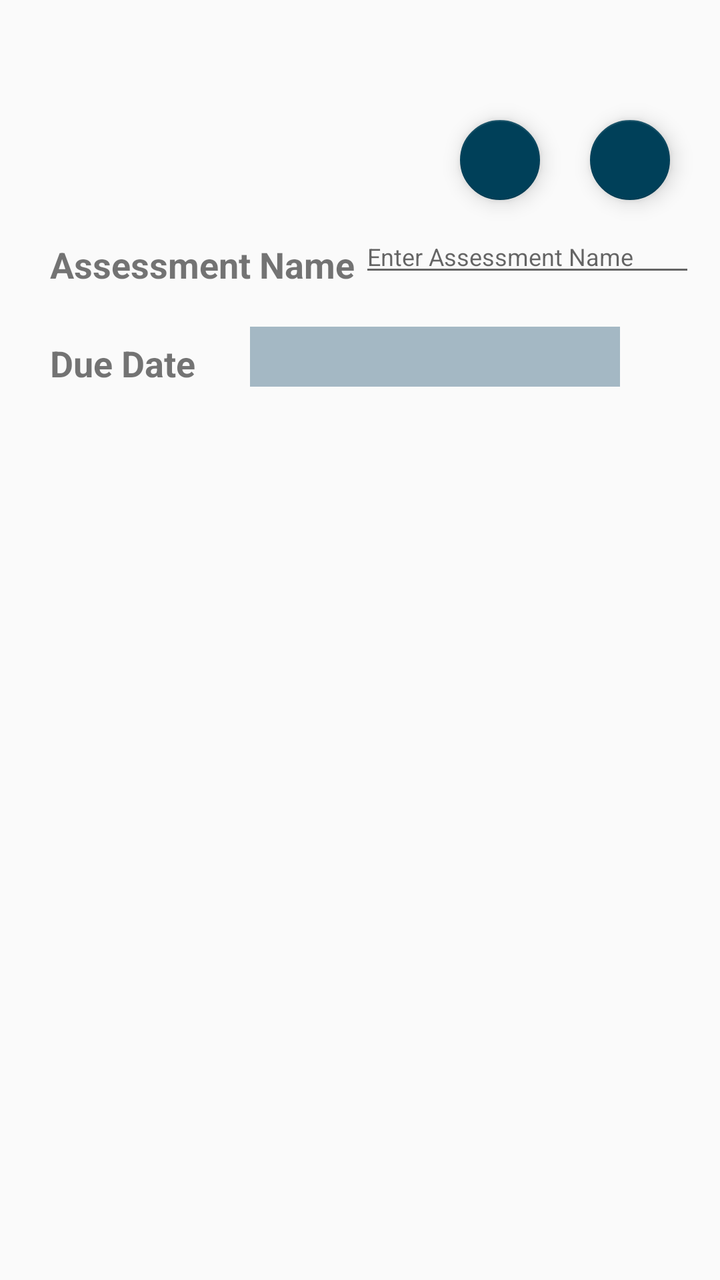
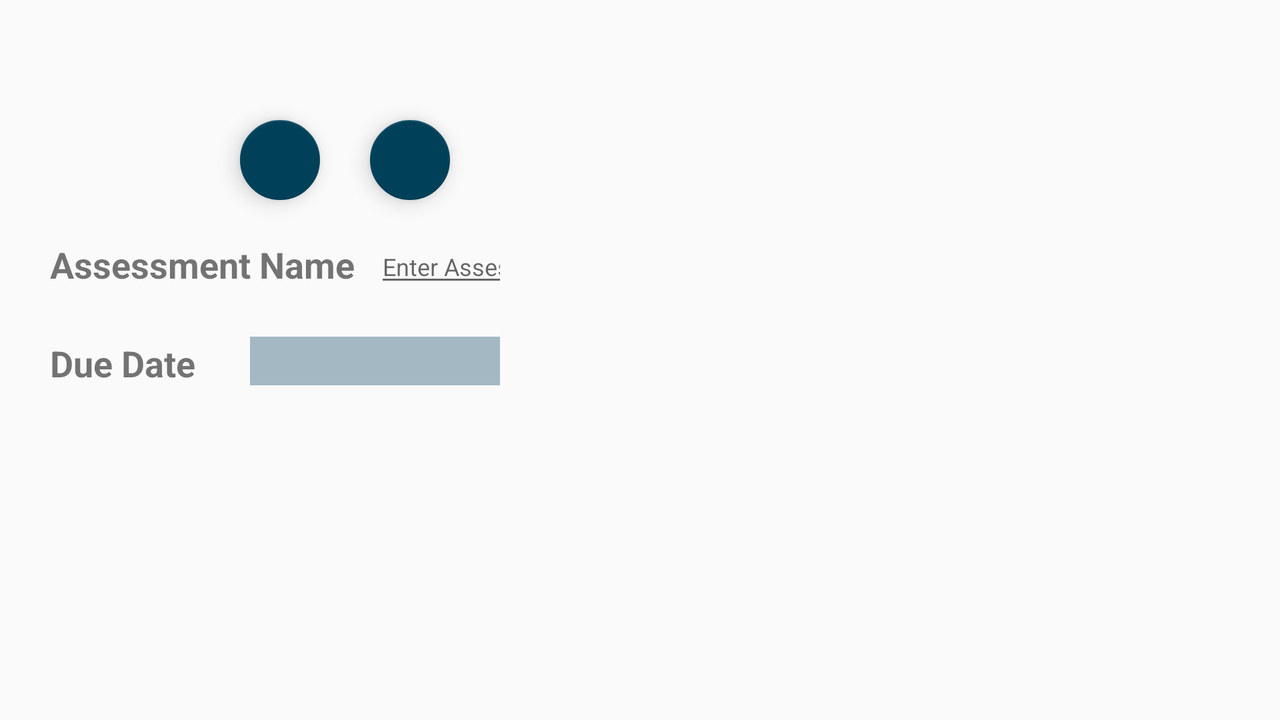

An Android layout and its configuration variant, each rendered on a device that would load it. The default file and the variant file are quoted in full after the pictures.
<!-- AndroidManifest.xml: application theme AppTheme -->
<!-- res/layout/content_assessment_detail.xml -->
<?xml version="1.0" encoding="utf-8"?>
<androidx.constraintlayout.widget.ConstraintLayout xmlns:android="http://schemas.android.com/apk/res/android"
    xmlns:app="http://schemas.android.com/apk/res-auto"
    xmlns:tools="http://schemas.android.com/tools"
    android:layout_width="match_parent"
    android:layout_height="match_parent"
    app:layout_behavior="@string/appbar_scrolling_view_behavior"
    tools:context=".AssessmentDetailActivity"
    tools:showIn="@layout/activity_assessment_detail">

    <TextView
        android:id="@+id/assessmentName"
        android:layout_width="wrap_content"
        android:layout_height="wrap_content"
        android:layout_marginStart="25dp"
        android:layout_marginTop="120dp"
        android:text="@string/assessment_name"
        android:textSize="18sp"
        android:textStyle="bold"
        app:layout_constraintStart_toStartOf="parent"
        app:layout_constraintTop_toTopOf="parent" />

    <EditText
        android:id="@+id/editAssessment"
        android:layout_width="wrap_content"
        android:layout_height="wrap_content"
        android:layout_marginStart="5dp"
        android:layout_marginTop="110dp"
        android:layout_marginEnd="15dp"
        android:ems="12"
        android:hint="@string/enter_assessment_name"
        android:importantForAutofill="no"
        android:inputType="textPersonName"
        android:textSize="12sp"
        app:layout_constraintEnd_toEndOf="parent"
        app:layout_constraintStart_toEndOf="@+id/assessmentName"
        app:layout_constraintTop_toTopOf="parent" />

    <TextView
        android:id="@+id/assessmentDue"
        android:layout_width="wrap_content"
        android:layout_height="wrap_content"
        android:layout_marginStart="25dp"
        android:layout_marginTop="25dp"
        android:text="@string/due_date"
        android:textSize="18sp"
        android:textStyle="bold"
        app:layout_constraintStart_toStartOf="parent"
        app:layout_constraintTop_toBottomOf="@+id/assessmentName" />

    <TextView
        android:id="@+id/dueDateSelected"
        android:layout_width="0dp"
        android:layout_height="30dp"
        android:layout_marginStart="125dp"
        android:layout_marginTop="20dp"
        android:layout_marginEnd="50dp"
        android:background="@color/backgroundHighlight"
        android:textAlignment="center"
        android:textSize="18sp"
        android:textStyle="bold"
        app:layout_constraintEnd_toEndOf="parent"
        app:layout_constraintStart_toStartOf="parent"
        app:layout_constraintTop_toBottomOf="@+id/editAssessment" />

    <com.google.android.material.floatingactionbutton.FloatingActionButton
        android:id="@+id/save_fab"
        android:layout_width="wrap_content"
        android:layout_height="wrap_content"
        android:layout_marginTop="60dp"
        android:layout_marginEnd="25dp"
        android:clickable="true"
        app:fabSize="mini"
        app:layout_constraintEnd_toStartOf="@+id/delete_fab"
        app:layout_constraintTop_toTopOf="parent"
        app:srcCompat="@drawable/ic_save" />

    <com.google.android.material.floatingactionbutton.FloatingActionButton
        android:id="@+id/delete_fab"
        android:layout_width="wrap_content"
        android:layout_height="56dp"
        android:layout_marginTop="60dp"
        android:layout_marginEnd="25dp"
        android:clickable="true"
        app:fabSize="mini"
        app:layout_constraintEnd_toEndOf="parent"
        app:layout_constraintTop_toTopOf="parent"
        app:srcCompat="@drawable/ic_delete" />



</androidx.constraintlayout.widget.ConstraintLayout>
<!-- res/layout/activity_assessment_detail.xml (included above) -->
<?xml version="1.0" encoding="utf-8"?>
<androidx.coordinatorlayout.widget.CoordinatorLayout xmlns:android="http://schemas.android.com/apk/res/android"
    xmlns:app="http://schemas.android.com/apk/res-auto"
    xmlns:tools="http://schemas.android.com/tools"
    android:layout_width="match_parent"
    android:layout_height="match_parent"
    tools:context=".AssessmentDetailActivity">

    <com.google.android.material.appbar.AppBarLayout
        android:layout_width="match_parent"
        android:layout_height="wrap_content"
        android:theme="@style/AppTheme.AppBarOverlay">

        <androidx.appcompat.widget.Toolbar
            android:id="@+id/toolbar"
            android:layout_width="match_parent"
            android:layout_height="?attr/actionBarSize"
            android:background="?attr/colorPrimary"
            app:popupTheme="@style/AppTheme.PopupOverlay" />

    </com.google.android.material.appbar.AppBarLayout>

    <include
        layout="@layout/content_assessment_detail"
        android:layout_width="match_parent"
        android:layout_height="match_parent"
        android:visibility="visible"
        />

</androidx.coordinatorlayout.widget.CoordinatorLayout>
<!-- resources referenced by this layout -->
<resources>
  <color name="backgroundHighlight">#A4B8C4</color>
  <string name="assessment_name">Assessment Name</string>
  <string name="due_date">Due Date</string>
  <string name="enter_assessment_name">Enter Assessment Name</string>
  <style name="AppTheme.AppBarOverlay" parent="ThemeOverlay.AppCompat.Dark.ActionBar" />
  <style name="AppTheme.PopupOverlay" parent="ThemeOverlay.AppCompat.Light" />
  <style name="AppTheme" parent="Theme.AppCompat.Light.DarkActionBar">
          
          <item name="colorPrimary">@color/colorPrimary</item>
          <item name="colorPrimaryDark">@color/colorPrimaryDark</item>
          <item name="colorAccent">@color/colorAccent</item>
      </style>
  <color name="colorPrimary">#005676</color>
  <color name="colorPrimaryDark">#333333</color>
  <color name="colorAccent">#004059</color>
</resources>
<!-- res/layout-land/content_assessment_detail.xml (the repository's variant of the layout above) -->
<!-- drawn on the phone turned sideways -->
<?xml version="1.0" encoding="utf-8"?>
<androidx.constraintlayout.widget.ConstraintLayout xmlns:android="http://schemas.android.com/apk/res/android"
    xmlns:app="http://schemas.android.com/apk/res-auto"
    xmlns:tools="http://schemas.android.com/tools"
    android:layout_width="250dp"
    android:layout_height="match_parent"
    app:layout_behavior="@string/appbar_scrolling_view_behavior"
    tools:context=".AssessmentDetailActivity"
    tools:showIn="@layout/activity_assessment_detail">

    <TextView
        android:id="@+id/assessmentName"
        android:layout_width="wrap_content"
        android:layout_height="wrap_content"
        android:layout_marginStart="25dp"
        android:layout_marginTop="120dp"
        android:text="@string/assessment_name"
        android:textSize="18sp"
        android:textStyle="bold"
        app:layout_constraintStart_toStartOf="parent"
        app:layout_constraintTop_toTopOf="parent" />

    <EditText
        android:id="@+id/editAssessment"
        android:layout_width="wrap_content"
        android:layout_height="wrap_content"
        android:layout_marginStart="10dp"
        android:layout_marginTop="115dp"
        android:ems="12"
        android:hint="@string/enter_assessment_name"
        android:importantForAutofill="no"
        android:inputType="textPersonName"
        android:textSize="12sp"
        app:layout_constraintStart_toEndOf="@+id/assessmentName"
        app:layout_constraintTop_toTopOf="parent" />

    <TextView
        android:id="@+id/assessmentDue"
        android:layout_width="wrap_content"
        android:layout_height="wrap_content"
        android:layout_marginStart="25dp"
        android:layout_marginTop="25dp"
        android:text="@string/due_date"
        android:textSize="18sp"
        android:textStyle="bold"
        app:layout_constraintStart_toStartOf="parent"
        app:layout_constraintTop_toBottomOf="@+id/assessmentName" />

    <TextView
        android:id="@+id/dueDateSelected"
        android:layout_width="250dp"
        android:layout_height="wrap_content"
        android:layout_marginStart="125dp"
        android:layout_marginTop="20dp"
        android:background="@color/backgroundHighlight"
        android:textAlignment="center"
        android:textSize="18sp"
        android:textStyle="bold"
        app:layout_constraintStart_toStartOf="parent"
        app:layout_constraintTop_toBottomOf="@+id/editAssessment" />

    <com.google.android.material.floatingactionbutton.FloatingActionButton
        android:id="@+id/save_fab"
        android:layout_width="wrap_content"
        android:layout_height="wrap_content"
        android:layout_marginTop="60dp"
        android:layout_marginEnd="25dp"
        android:clickable="true"
        app:fabSize="mini"
        app:layout_constraintEnd_toStartOf="@+id/delete_fab"
        app:layout_constraintTop_toTopOf="parent"
        app:srcCompat="@drawable/ic_save" />

    <com.google.android.material.floatingactionbutton.FloatingActionButton
        android:id="@+id/delete_fab"
        android:layout_width="wrap_content"
        android:layout_height="56dp"
        android:layout_marginTop="60dp"
        android:layout_marginEnd="25dp"
        android:clickable="true"
        app:fabSize="mini"
        app:layout_constraintEnd_toEndOf="parent"
        app:layout_constraintTop_toTopOf="parent"
        app:srcCompat="@drawable/ic_delete" />


</androidx.constraintlayout.widget.ConstraintLayout>
<!-- res/layout/content_assessment_detail.xml (included above) -->
<?xml version="1.0" encoding="utf-8"?>
<androidx.constraintlayout.widget.ConstraintLayout xmlns:android="http://schemas.android.com/apk/res/android"
    xmlns:app="http://schemas.android.com/apk/res-auto"
    xmlns:tools="http://schemas.android.com/tools"
    android:layout_width="match_parent"
    android:layout_height="match_parent"
    app:layout_behavior="@string/appbar_scrolling_view_behavior"
    tools:context=".AssessmentDetailActivity"
    tools:showIn="@layout/activity_assessment_detail">

    <TextView
        android:id="@+id/assessmentName"
        android:layout_width="wrap_content"
        android:layout_height="wrap_content"
        android:layout_marginStart="25dp"
        android:layout_marginTop="120dp"
        android:text="@string/assessment_name"
        android:textSize="18sp"
        android:textStyle="bold"
        app:layout_constraintStart_toStartOf="parent"
        app:layout_constraintTop_toTopOf="parent" />

    <EditText
        android:id="@+id/editAssessment"
        android:layout_width="wrap_content"
        android:layout_height="wrap_content"
        android:layout_marginStart="5dp"
        android:layout_marginTop="110dp"
        android:layout_marginEnd="15dp"
        android:ems="12"
        android:hint="@string/enter_assessment_name"
        android:importantForAutofill="no"
        android:inputType="textPersonName"
        android:textSize="12sp"
        app:layout_constraintEnd_toEndOf="parent"
        app:layout_constraintStart_toEndOf="@+id/assessmentName"
        app:layout_constraintTop_toTopOf="parent" />

    <TextView
        android:id="@+id/assessmentDue"
        android:layout_width="wrap_content"
        android:layout_height="wrap_content"
        android:layout_marginStart="25dp"
        android:layout_marginTop="25dp"
        android:text="@string/due_date"
        android:textSize="18sp"
        android:textStyle="bold"
        app:layout_constraintStart_toStartOf="parent"
        app:layout_constraintTop_toBottomOf="@+id/assessmentName" />

    <TextView
        android:id="@+id/dueDateSelected"
        android:layout_width="0dp"
        android:layout_height="30dp"
        android:layout_marginStart="125dp"
        android:layout_marginTop="20dp"
        android:layout_marginEnd="50dp"
        android:background="@color/backgroundHighlight"
        android:textAlignment="center"
        android:textSize="18sp"
        android:textStyle="bold"
        app:layout_constraintEnd_toEndOf="parent"
        app:layout_constraintStart_toStartOf="parent"
        app:layout_constraintTop_toBottomOf="@+id/editAssessment" />

    <com.google.android.material.floatingactionbutton.FloatingActionButton
        android:id="@+id/save_fab"
        android:layout_width="wrap_content"
        android:layout_height="wrap_content"
        android:layout_marginTop="60dp"
        android:layout_marginEnd="25dp"
        android:clickable="true"
        app:fabSize="mini"
        app:layout_constraintEnd_toStartOf="@+id/delete_fab"
        app:layout_constraintTop_toTopOf="parent"
        app:srcCompat="@drawable/ic_save" />

    <com.google.android.material.floatingactionbutton.FloatingActionButton
        android:id="@+id/delete_fab"
        android:layout_width="wrap_content"
        android:layout_height="56dp"
        android:layout_marginTop="60dp"
        android:layout_marginEnd="25dp"
        android:clickable="true"
        app:fabSize="mini"
        app:layout_constraintEnd_toEndOf="parent"
        app:layout_constraintTop_toTopOf="parent"
        app:srcCompat="@drawable/ic_delete" />



</androidx.constraintlayout.widget.ConstraintLayout>
